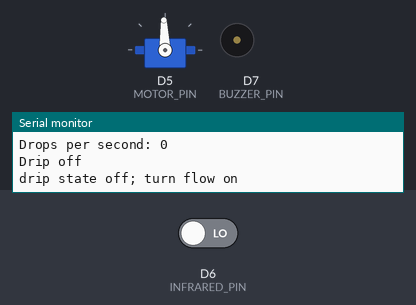
Recording of a sketch running on a simulated ESP8266 (NodeMCU). On the bench: servo, buzzer (waves = sounding), the last lines printed to the serial monitor. The test bench sets the inputs (shaded band); at power-on: D6 (INFRARED_PIN) LOW.

Above: at 2.2 s.
2.3 s: D6 (INFRARED_PIN) driven HIGH
At 4.07 s:
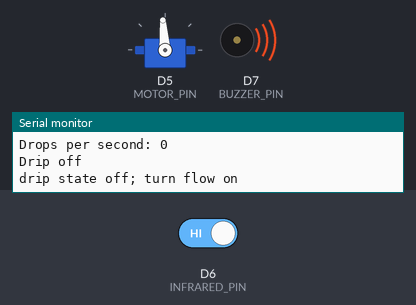
At 14.8 s:
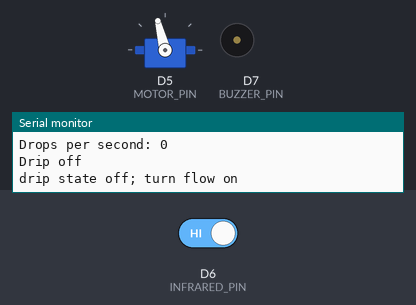
Timing chart, 0 to 32.5 s (numbered marks = the images above; inputs shaded):
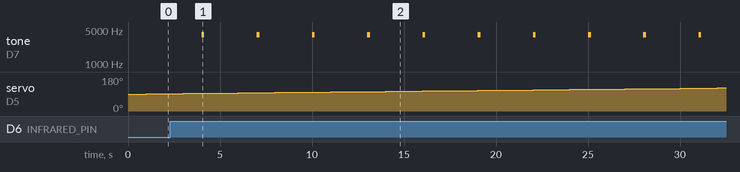

The sketch:

TCE25S02_Dripset_monitor.ino
```cpp
#include "dripset_monitor_config.h"

#define BUZZER_PIN                  D7
#define INFRARED_PIN                D6
#define LOAD_CELL_SCK_PIN           D2
#define LOAD_CELL_SDA_PIN           D1
#define NOTIFICATION_INTERVAL_SECS  1
#define MOTOR_PIN                   D5

#define CUTOFF_VOLUME               100
#define MINIMUM_FLOW_RATE           10
#define MAXIMUM_FLOW_RATE           30

DRIPSET_STATE dripset_state;
DRIPSET_PARAMS dripset_params;
SENSOR_STATE sensor_state;

void beepBuzzer( uint8_t buzzer_rate_500ms)
{
    static unsigned long buzzer_millis = 0;
    if(millis() - buzzer_millis > buzzer_rate_500ms*500)
    {
        tone(BUZZER_PIN, 4000, 150);
        buzzer_millis = millis();
    }
}

void setup()
{
    Serial.begin(115200);

    //reset all variable parameters
    dripset_params.drip_flow_rate = 0;
    dripset_params.drip_running = false;
    dripset_params.drip_volume_left = 0;
    memset(dripset_params.drip_msg, '\0', DRIPSET_MONITOR_STRING_LEN);

    //init buzzer
    pinMode(BUZZER_PIN, OUTPUT);
    // SENSOR_STATE infrared_state = SENSOR_STATE_BUSY;

    // if(infrared_Init(INFRARED_PIN)){
    //   Serial.println("infrared innitialised");
    // }
    // else{
    //   dripset_state = DRIP_STATE_ERROR;
    // }

    // if(load_cell_Init(LOAD_CELL_SDA_PIN,LOAD_CELL_SCK_PIN)){
    //   Serial.println("load cell done");
    // }
    // else{
    //   dripset_state = DRIP_STATE_ERROR;
    // }

    if(infrared_Init(INFRARED_PIN)){
      if(load_cell_Init(LOAD_CELL_SDA_PIN,LOAD_CELL_SCK_PIN)){
        if(motor_Init(MOTOR_PIN)){
          Serial.println("innitialisation complete");
      // dripset_state = DRIP_STATE_OFF;
        }
      }
    }
    else{
      Serial.println("check peripherals");
      dripset_state = DRIP_STATE_ERROR;
    }

    sensor_state = infrared_SetRate();
    if(sensor_state == SENSOR_STATE_READY){
      Serial.println("infrared is ready");
    }

    delay(1000);
}

void loop()
{
     sensor_state = infrared_SetRate();

    if(dripset_params.drip_flow_rate == 0 && sensor_state == SENSOR_STATE_READY){  //add a condition to check if the load sensor is reading a max value
        dripset_state = DRIP_STATE_OFF;
        Serial.println("Drip off");
    }
    else if(dripset_params.drip_flow_rate > 0){
      dripset_state = DRIP_STATE_DRIPPING;
    }

    switch( dripset_state)
    {
        case DRIP_STATE_OFF:
        {
            motor_OpenFlow();
            Serial.println("drip state off; turn flow on");
            beepBuzzer(6);
            if(dripset_params.drip_flow_rate > 0)
            {
                dripset_state = DRIP_STATE_DRIPPING;
            }
            break;
        }

        case DRIP_STATE_DRIPPING:
        {
            Serial.println("drip state dripping, turn it off");
            if(dripset_params.drip_flow_rate == 0)
            {
                dripset_state = DRIP_STATE_OFF;
            }

            motor_OpenFlow();
            if( (dripset_params.drip_flow_rate < MINIMUM_FLOW_RATE) ||
                (dripset_params.drip_flow_rate > MAXIMUM_FLOW_RATE) ||
                (dripset_params.drip_volume_left <= CUTOFF_VOLUME)
            )
            {
                dripset_state = DRIP_STATE_STOPPED;
            }

            beepBuzzer(20);
            break;
        }

        case DRIP_STATE_STOPPED:
        {
            motor_CloseFlow();
            beepBuzzer(2);
            break;
        }

        case DRIP_STATE_ERROR:
        {
            motor_CloseFlow();
            if((load_cell_SetVolume() != SENSOR_STATE_ERROR) && (infrared_SetRate() != SENSOR_STATE_ERROR))
            {
                dripset_state = DRIP_STATE_OFF;
            }
            beepBuzzer(1);
            break;
        }
    }

    delay(1000);
}
```

dripset_monitor_config.h
```cpp
#ifndef DRIPSET_MONITOR_H
    #define DRIPSET_MONITOR_H

    #define DRIPSET_MONITOR_STRING_LEN  32

    typedef enum DRIPSET_STATE
    {
        /// @brief when still getting stuff ready
        DRIP_STATE_INIT,

        /// @brief when dripping stopped by the user
        DRIP_STATE_OFF,

        /// @brief When running normally and the rate is within the limits
        DRIP_STATE_DRIPPING,

        /// @brief when stopped by the system due to set limits in the parameters
        DRIP_STATE_STOPPED,

        /// @brief when there is error state, could be sensor failure or out of range parameters
        DRIP_STATE_ERROR
    }
    DRIPSET_STATE;

    typedef enum SENSOR_STATE
    {
        SENSOR_STATE_ERROR,
        SENSOR_STATE_BUSY,
        SENSOR_STATE_READY
    }
    SENSOR_STATE;

    typedef struct DRIPSET_PARAMS
    {
        /// @brief false if the dripset has been stopped
        bool drip_running;

        /// @brief the current flow rate of the dripset in drps per minute
        uint8_t drip_flow_rate;

        /// @brief the currently remaining quantity in milliliters of the fliud left in the bottle
        uint8_t drip_volume_left;

        /// @brief any message worthy to communicate to the user, it can even be an error message
        char drip_msg[DRIPSET_MONITOR_STRING_LEN];
    }
    DRIPSET_PARAMS;

    extern DRIPSET_PARAMS dripset_params;

    /// @brief This function sets the current flow rate of the dripset
    /// @retval SENSOR_STATE_READY if the value is valid and set successfully
    /// @retval SENSOR_STATE_BUSY if there is pending conversion before the value can be set
    /// @retval SENSOR_STATE_ERROR if the required value can't be set for some reason
    SENSOR_STATE infrared_SetRate( void );

    /// @brief Initialize the infrared sensor used for determining flow rate
    /// @param sensor_pin the pin number on which the sensor is connected
    /// @retval SENSOR_STATE_READY if the initilisation is complete
    /// @retval SENSOR_STATE_ERROR if the sensor can't be set up
    bool infrared_Init( uint8_t sensor_pin );

    /// @brief Initialize the load cell sensor
    /// @param sda_pin data pin of the load sensor
    /// @param sck_pin clock pin of the load sensor
    /// @retval SENSOR_STATE_READY if the initilisation is complete
    /// @retval SENSOR_STATE_ERROR if the sensor can't be set up
    /// @note This load sensor uses the hx711 drivers
    bool load_cell_Init( uint8_t sda_pin, uint8_t sck_pin );

    /// @brief This function sets the remaining volume of the liquid in the dripset_params struct
    /// @retval SENSOR_STATE_READY if the value is valid and set successfully
    /// @retval SENSOR_STATE_BUSY if there is pending conversion before the value can be set
    /// @retval SENSOR_STATE_ERROR if the required value can't be set for some reason
    SENSOR_STATE load_cell_SetVolume( void );

    bool motor_Init( void );
    bool motor_OpenFlow( void );
    bool motor_CloseFlow( void );

#endif
```

infrared_driver.ino
```cpp
#include "dripset_monitor_config.h"

volatile uint8_t dropCount;
unsigned long lastMillis = 0;
// bool watch;

bool infrared_Init( uint8_t sensor_pin )
{
    pinMode(sensor_pin, INPUT);
    attachInterrupt(digitalPinToInterrupt(sensor_pin), drops_count, RISING);
    Serial.println("infrared");
    return true;
}

SENSOR_STATE infrared_SetRate( void )
{
      unsigned long currentMillis = millis();

      if (currentMillis - lastMillis >= 1000){
        noInterrupts();
        dripset_params.drip_flow_rate = dropCount;
        dropCount = 0;
        interrupts();

        Serial.print("Drops per second: ");
        Serial.println(dripset_params.drip_flow_rate);

        lastMillis = currentMillis;

      }
      // else{
      //   return SENSOR_STATE_BUSY;
      // }
       return SENSOR_STATE_READY;
}

ICACHE_RAM_ATTR void drops_count(){
  dropCount++;
  Serial.println(dropCount);
}
/* ----------------------------------- EOF ---------------------------------- */
```

load_cell_driver.ino
```cpp
#include "dripset_monitor_config.h"
#include "HX711.h"

HX711 scale;

bool load_cell_Init( uint8_t sda_pin, uint8_t sck_pin ){
    scale.begin(sda_pin, sck_pin);
    Serial.println("Before setting up the scale:");
    // Serial.print("Read: ");
    // scale.read();
    // Serial.print("read average: \t\t");
    // Serial.println(scale.read_average(20));

    return true;
}


SENSOR_STATE load_cell_SetVolume( void )
{

    unsigned long previousMillis = 0;
    unsigned long currentMillis;
    unsigned const long period = 5000;

    dripset_params.drip_volume_left = scale.get_units();
    // Serial.print(device_params.weight, 1);
    // Serial.print("\t| average:\t");
    // Serial.println(scale.get_units(10), 1);

    scale.power_down();
    currentMillis = millis();
    if (currentMillis - previousMillis >= period) {
        scale.power_down();
        previousMillis = currentMillis;
        scale.power_up();
        return SENSOR_STATE_READY;
    }
    else {
        return SENSOR_STATE_BUSY; // Ensure a value is always returned
    }
}
```

motor_driver.ino
```cpp
#include "dripset_monitor_config.h"
#include <Servo.h>

#define CLOSED_POSITION 90
#define OPENED_POSITION 180

Servo flow_motor;

bool motor_Init( uint8_t motor_pin )
{
    flow_motor.attach(motor_pin);
    Serial.println("motor");
    return true;
}

bool motor_OpenFlow( void )
{
    int curr_position = flow_motor.read();
    if(curr_position >= OPENED_POSITION) return true;

    if(curr_position < OPENED_POSITION)
    {
        flow_motor.write(curr_position + 1);
    }

    return false;
}

bool motor_CloseFlow( void )
{
    int curr_position = flow_motor.read();
    if(curr_position <= CLOSED_POSITION) return true;

    if(curr_position > CLOSED_POSITION)
    {
        flow_motor.write(curr_position - 1);
    }

    return false;
}
```

Measured:
- by itself, tone on D7 (BUZZER_PIN): alternates 4000 Hz for 0.15 s and silent for 2.9 s
